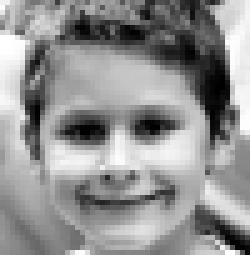
#> input picture Introduction to signals and systems/hw#2/kid.jpg, 50 x 51 px (shown 5 times larger)
$ python q2.py
#> lines starting #> are read from the running program, lines starting #| are printed output that depends on the picture
#> further down, face1 is the input picture: shape (51, 50); min 0, max 255, mean 145.4
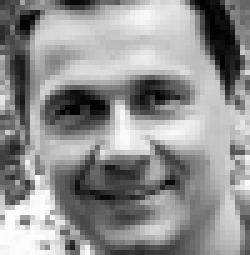
#> input picture Introduction to signals and systems/hw#2/man.jpg, 50 x 51 px (shown 5 times larger)
#> further down, face3 is the input picture: shape (51, 50); min 0, max 254, mean 144.4
import cv2 as cv
import numpy as np

# calculate the correleation coefficient between two arrays
def find_correlation_coeff(test1, test2):
    meanA = np.mean(test1)
#> meanA = 145.4
    meanB = np.mean(test2)
#> meanB = 144.4
    stdA = np.std(test1)
#> stdA = 61.98
    stdB = np.std(test2)
#> stdB = 65.32

    arr1 = test1 - meanA
    arr2 = test2 - meanB
    arr1 = arr1 / stdA
    arr2 = arr2 / stdB

    correlation_coeff = np.mean(arr1 * arr2)
#> correlation_coeff = -0.182
    return correlation_coeff * 100

# search faces in the given image
# TODO complete this
# [47 lines left out: functions search_faces, find_min, average_faces, not called in this run]

# main
if __name__ == "__main__":
    #image = cv.imread("family2.jpg", 0)
    face1 = cv.imread("kid.jpg", 0)
    #face2 = cv.imread("woman.jpg", 0)
    face3 = cv.imread("man.jpg", 0)

    #average = average_faces(face1, face2, face3)
    #search_faces(image, average)
    result = find_correlation_coeff(face1, face3)
#> result = -18.23
    x = np.corrcoef(face1, face3)
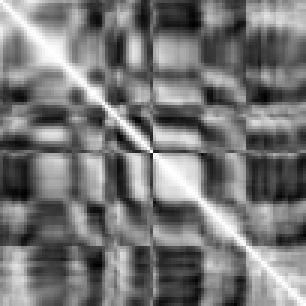
#> x: shape (102, 102) float64 (shown 3 times larger); min -0.797, max 1, mean 0.0438; drawn with min black and max white
    print(x==result)
#> (printed output is left out)
